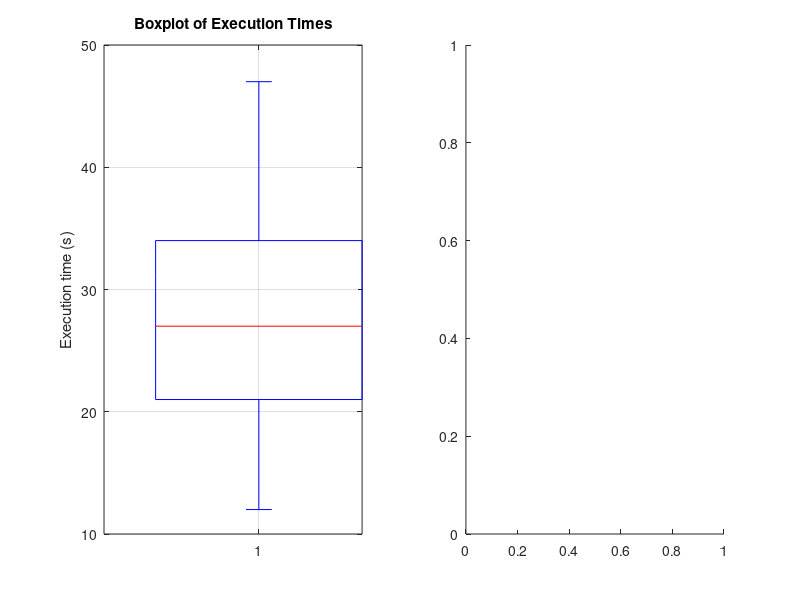

Recreate this plot in MATLAB. (Note: this script raises an error after producing the figure.)
%% Question 6: Stem-and-Leaf Display and Central Tendency
clc; clear; close all;

%% ---- MATLAB WORK ----
x = [12 15 17 18 19 21 21 23 24 24 25 26 27 28 28 29 31 32 34 35 36 38 41 43 47];

fprintf('Mean   = %.2f   (manual: 27.76)\n', mean(x));
fprintf('Median = %g     (manual: 27)\n', median(x));
fprintf('mode() = %g  (returns only the smallest mode)\n', mode(x));
[u,~,j] = unique(x); c = accumarray(j,1);
fprintf('All modes = %s (each appears %d times; manual: 21, 24, 28)\n', num2str(u(c==max(c))), max(c));

% Stem-and-leaf (MATLAB has no built-in): stem = tens digit, leaf = units digit
x = sort(x);
stems = floor(x/10); leaves = mod(x,10);
disp(' ');
disp('Stem-and-leaf display (Key: 2 | 1 = 21 seconds)');
for s = min(stems):max(stems)
    L = leaves(stems == s);
    fprintf('%2d | %s\n', s, sprintf('%d ', L));
end

% Boxplot + histogram
figure;
subplot(1,2,1);
boxplot(x); grid on; ylabel('Execution time (s)'); title('Boxplot of Execution Times');
subplot(1,2,2);
histogram(x, 10:10:50, 'FaceColor', [0.5 0.7 0.5]); grid on;
xlabel('Execution time (s)'); ylabel('Frequency'); title('Histogram of Execution Times');
% Comment: mean (27.76) is slightly above median (27), and the upper whisker/tail
% is a little longer, so the distribution is only mildly right-skewed.
